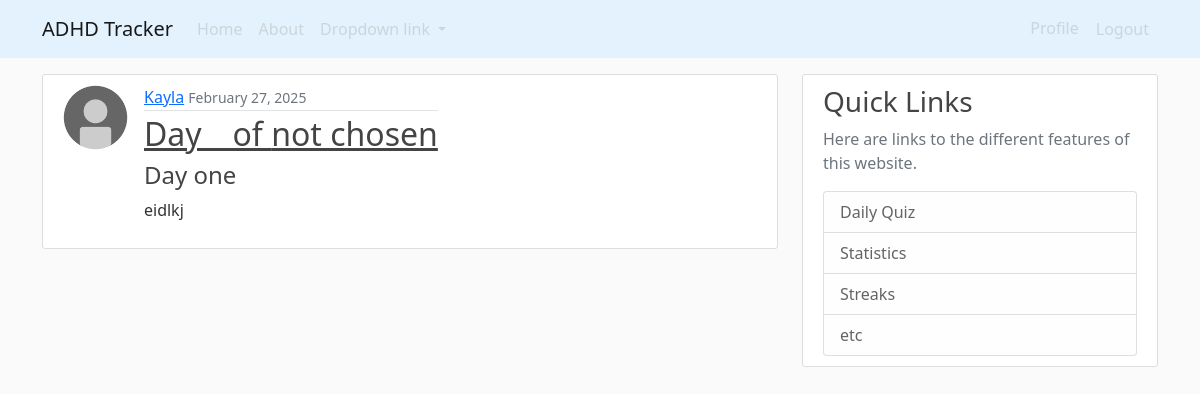
The app's page / (signed in) with its own data.
### tracker/models.py (models this page shows, shortened)
class Journal(models.Model):
    title = models.CharField(max_length=100)
    content = models.TextField()
    date_posted = models.DateTimeField(default=timezone.now)
    author = models.ForeignKey(User, on_delete=models.CASCADE)

### users/models.py (models this page shows, shortened)
class Profile(models.Model):
    user = models.OneToOneField(User, on_delete=models.CASCADE)
    image = models.ImageField(default = "default.jpg", upload_to= "profile_pics/")
    medication = models.CharField(default="not chosen", max_length=100)
    dosage = models.IntegerField(default=0)
    start_date = models.DateField(default=timezone.now)
    streak = models.IntegerField(default=0)

### tracker/views.py (the view)
# urls.py: path("", JournalListView.as_view(), name ="tracker-index"),
class JournalListView(ListView):
    model = Journal
    template_name = "tracker/home.html"
    context_object_name = 'journals'
    def get_queryset(self):
        return Journal.objects.filter(author=self.request.user).order_by('-date_posted')

### tracker/templates/tracker/home.html
{% extends "tracker/layout.html" %}
{% block content %}
    {% for journal in journals %}
    <article class="media content-section d-flex align-items-start">
            <img class = "rounded-circle article-img mr-3" src = "{{  journal.author.profile.image.url  }}">
            <div class="media-body">
                <div class="article-metadata">
                    <a class="mr-2" href=#>{{ journal.author }}</a>
                    <small class="text-muted">{{ journal.date_posted|date:"F d, Y" }}</small>
                </div>
                <h2><a class="article-title" href="{% url 'journal-single' journal.id %}">Day _ of {{ journal.author.profile.medication }}</a></h2>
                <h4 class="article-content">{{ journal.title }}</h3>
                <p class="article-content">{{ journal.content|slice:":100" }}</p>
            </div>
        </article>
    {% empty %}
        <p>No journals yet.</p>
    {% endfor %}
{% endblock content %}

### tracker/static/tracker/main.css (style rules this page uses)
body { background: #fafafa; color: #333333; margin-top: 0rem; }
h1, h2, h3, h4, h5, h6 { color: #444444; }
.content-section { background: #ffffff; padding: 10px 20px; border: 1px solid #dddddd; border-radius: 3px; margin-bottom: 20px; }
.article-title { color: #444444; }
.article-content { white-space: pre-line; }
.article-img { height: 65px; width: 65px; margin-right: 16px; }
.article-metadata { padding-bottom: 1px; margin-bottom: 4px; border-bottom: 1px solid #e3e3e3 }

### records on screen
Journal: author.profile.image (placeholder picture), author "Kayla", date_posted "February 27, 2025", author.profile.medication "not chosen", title "Day one", content "eidlkj"
